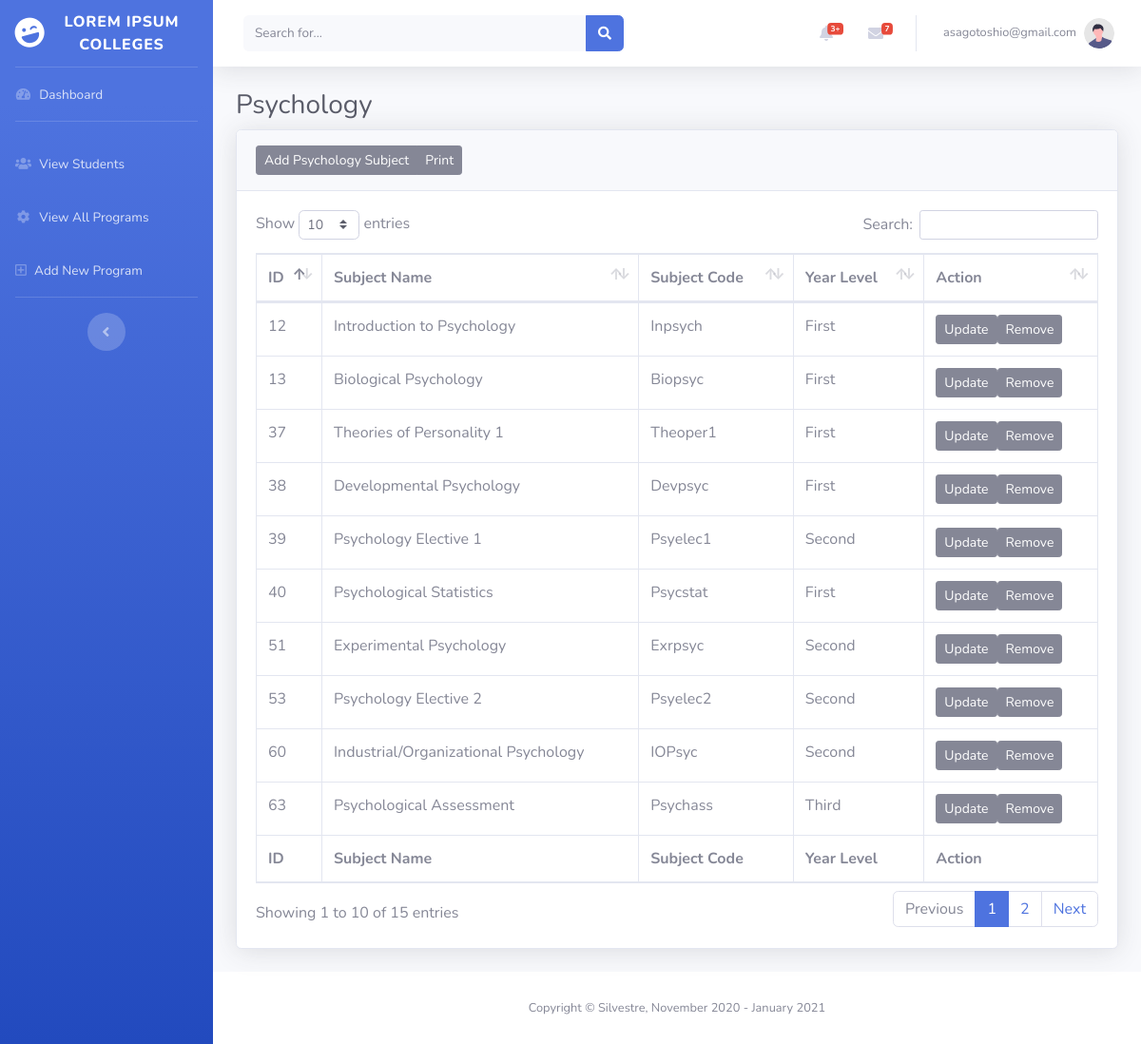
The app's page /admin/program.php?id=2&program=Psychology (signed in) with its own data.
### tables this page shows
CREATE TABLE `subject` (
  `id` int(50) NOT NULL,
  `subjectname` varchar(100) NOT NULL,
  `subjectcode` varchar(100) NOT NULL,
  `yearlevel` varchar(100) NOT NULL,
  `degree` varchar(100) NOT NULL,
  `coursename` varchar(100) NOT NULL
);

### admin/program.php (the view, shortened to what this page needs)
<!DOCTYPE html>
<html lang="en">
<?php
    include("connection.php");
?>
<head>
    <link href="vendor/fontawesome-free/css/all.min.css" rel="stylesheet" type="text/css">
    <link href="css/sb-admin-2.min.css" rel="stylesheet">
    <link href="vendor/datatables/dataTables.bootstrap4.min.css" rel="stylesheet">
</head>
<body id="page-top">
    <div id="wrapper">
        <ul class="navbar-nav bg-gradient-primary sidebar sidebar-dark accordion" id="accordionSidebar">
            <a class="sidebar-brand d-flex align-items-center justify-content-center" href="index.php">
                <div class="sidebar-brand-icon rotate-n-15">
                    <i class="fas fa-laugh-wink"></i>
                </div>
                <div class="sidebar-brand-text mx-3">Lorem Ipsum Colleges</div>
            </a>
            <hr class="sidebar-divider my-0">
            <li class="nav-item">
                <a class="nav-link" href="index.php">
                    <i class="fas fa-fw fa-tachometer-alt"></i>
                    <span>Dashboard</span></a>
            </li>
            <hr class="sidebar-divider">
            <li class="nav-item">
                <a class="nav-link collapsed" href="viewstudents.php" aria-expanded="true" aria-controls="collapseTwo">
                    <i class="fas fa-fw fa-users"></i>
                    <span>View Students</span>
                </a>
                <a class="nav-link collapsed" href="viewprograms.php" aria-expanded="true" aria-controls="collapseTwo">
                    <i class="fas fa-fw fa-cog"></i>
                    <span>View All Programs</span>
                </a>
                <a class="nav-link collapsed" href="addprogram.php" aria-expanded="true" aria-controls="collapseTwo">
                    <i class="far fa-plus-square"></i>
                    <span>Add New Program</span>
                </a>
            </li>
            <hr class="sidebar-divider d-none d-md-block">
            <div class="text-center d-none d-md-inline">
                <button class="rounded-circle border-0" id="sidebarToggle"></button>
            </div>
        </ul>
        <div id="content-wrapper" class="d-flex flex-column">
            <div id="content">
                <nav class="navbar navbar-expand navbar-light bg-white topbar mb-4 static-top shadow">
                    <form
                        class="d-none d-sm-inline-block form-inline mr-auto ml-md-3 my-2 my-md-0 mw-100 navbar-search">
                        <div class="input-group">
                            <input type="text" class="form-control bg-light border-0 small" placeholder="Search for..."
                                aria-label="Search" aria-describedby="basic-addon2">
                            <div class="input-group-append">
                                <button class="btn btn-primary" type="button">
                                    <i class="fas fa-search fa-sm"></i>
                                </button>
                            </div>
                        </div>
                    </form>
                    <ul class="navbar-nav ml-auto">
                        <li class="nav-item dropdown no-arrow mx-1">
                            <a class="nav-link dropdown-toggle" href="#" id="alertsDropdown" role="button"
                                data-toggle="dropdown" aria-haspopup="true" aria-expanded="false">
                                <i class="fas fa-bell fa-fw"></i>
                                <span class="badge badge-danger badge-counter">3+</span>
                            </a>
                        </li>
                        <li class="nav-item dropdown no-arrow mx-1">
                            <a class="nav-link dropdown-toggle" href="#" id="messagesDropdown" role="button"
                                data-toggle="dropdown" aria-haspopup="true" aria-expanded="false">
                                <i class="fas fa-envelope fa-fw"></i>
                                <span class="badge badge-danger badge-counter">7</span>
                            </a>
                        </li>
                        <li class="nav-item dropdown no-arrow">
                            <a class="nav-link dropdown-toggle" href="#" id="userDropdown" role="button"
                                data-toggle="dropdown" aria-haspopup="true" aria-expanded="false">
                                <span class="mr-2 d-none d-lg-inline text-gray-600 small">
                                    <?php echo $_SESSION["email_address"]; ?>
                                </span>
                                <img class="img-profile rounded-circle"
                                    src="img/undraw_profile.svg">
                            </a>
                        </li>
                    </ul>
                </nav>
                <div class="container-fluid">
                <?php
                    $program = $_GET['program'];
                ?>
                    <h1 class="h3 mb-2 text-gray-800"><?php echo $program; ?></h1>
                    <div class="card shadow mb-4">
                        <div class="card-header py-3">
                            <h6 class="m-0 font-weight-bold text-primary">
                                <div class="btn-group">
                                    <input type="submit" value="Add <?php echo $program; ?> Subject" name="addSubject" id="addSubject"
                                    onclick="window.location='addsubject.php?program=<?php echo $program ?>'"
                                    class="btn btn-secondary btn-sm">
                                    <input type="submit" name="pdfReport" id="pdfReport" value="Print" class="btn btn-secondary btn-sm"
                                    onclick="window.open('listofsubjects.php?program=<?php echo $program; ?>')">
                                </div>
                            </h6>
                        </div>
                        <div class="card-body">
                            <div class="table-responsive">
                                <table class="table table-bordered" id="dataTable" width="100%" cellspacing="0">
                                    <thead>
                                        <tr>
                                            <th>ID</th>
                                            <th>Subject Name</th>
                                            <th>Subject Code</th>
                                            <th>Year Level</th>
                                            <th>Action</th>
                                        </tr>
                                    </thead>
                                    <tfoot>
                                        <tr>
                                            <th>ID</th>
                                            <th>Subject Name</th>
                                            <th>Subject Code</th>
                                            <th>Year Level</th>
                                            <th>Action</th>
                                        </tr>
                                    </tfoot>
                                    <tbody>
                                        <?php
                                            $viewProgramSubjects = "SELECT * FROM subject WHERE coursename = '".$program."' ";
                                            $viewConnect = mysqli_query($connect, $viewProgramSubjects);
                                            while ($subjectRows = mysqli_fetch_array($viewConnect)) {
                                                echo "<tr>";
                                                    echo "<td>" . $subjectRows['id'] . "</td>";
                                                    echo "<td>" . $subjectRows['subjectname'] . "</td>";
                                                    echo "<td>" . $subjectRows['subjectcode'] . "</td>";
                                                    echo "<td>" . $subjectRows['yearlevel'] . "</td>";
                                        ?>
                                            <td>
                                                <div class="btn-group">
                                                    <form method="GET" action="updateprogram.php">
                                                        <input type='button' value='Update' class="btn btn-secondary btn-sm"
                                                        onclick="window.location = 'updateprogram.php?id=<?php echo $subjectRows['id']; ?>&subjectcode=<?php echo $subjectRows['subjectcode']; ?>' ">
                                                    </form>
                                                    <form method="GET" action="">
                                                        <input type="button" value="Remove" class="btn btn-secondary btn-sm"
                                                        onclick="window.location = 'removeprogram.php?id=<?php echo $subjectRows['id']; ?>&subjectcode=<?php echo $subjectRows['subjectcode']; ?>' ">
                                                    </form>
                                                </div>
                                            </td>
                                        <?php
                                            echo "</tr>";
                                        }
                                        ?>
                                    </tbody>
                                </table>
                            </div>
                        </div>
                    </div>
                </div>
            </div>
            <footer class="sticky-footer bg-white">
                <div class="container my-auto">
                    <div class="copyright text-center my-auto">
                        <span>
                            Copyright &copy; Silvestre, November 2020 - <?php echo date("F") . " " . date("Y"); ?>
                        </span>
                    </div>
                </div>
            </footer>
        </div>
    </div>
</body>
</html>

### records on screen
subject: id "12", subjectname "Introduction to Psychology", subjectcode "Inpsych", yearlevel "First"
subject: id "13", subjectname "Biological Psychology", subjectcode "Biopsyc", yearlevel "First"
subject: id "37", subjectname "Theories of Personality 1", subjectcode "Theoper1", yearlevel "First"
subject: id "38", subjectname "Developmental Psychology", subjectcode "Devpsyc", yearlevel "First"
subject: id "39", subjectname "Psychology Elective 1", subjectcode "Psyelec1", yearlevel "Second"
subject: id "40", subjectname "Psychological Statistics", subjectcode "Psycstat", yearlevel "First"
subject: id "51", subjectname "Experimental Psychology", subjectcode "Exrpsyc", yearlevel "Second"
subject: id "53", subjectname "Psychology Elective 2", subjectcode "Psyelec2", yearlevel "Second"
subject: id "60", subjectname "Industrial/Organizational Psychology", subjectcode "IOPsyc", yearlevel "Second"
subject: id "63", subjectname "Psychological Assessment", subjectcode "Psychass", yearlevel "Third"

### other values on screen
$_SESSION["email_address"] "asagotoshio@gmail.com"
$program "Psychology"
